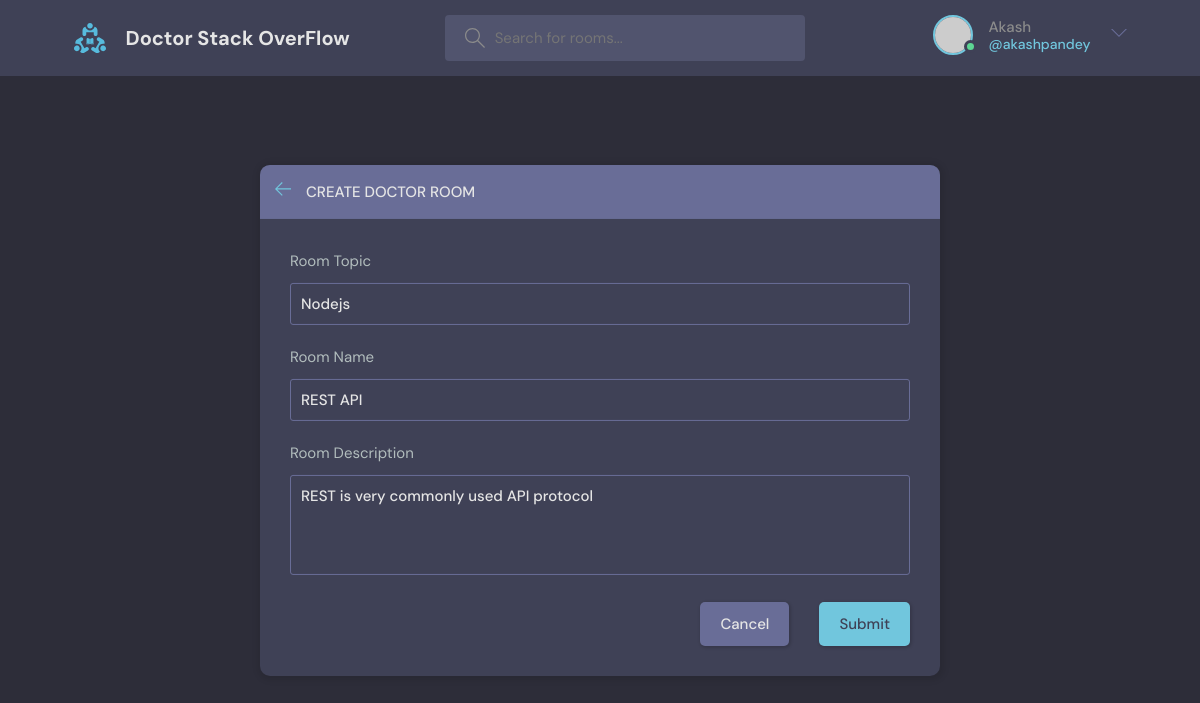
The app's page /update-room/13 (signed in) with its own data.
### base/models.py (models this page shows, shortened)
class Room(models.Model):
    host = models.ForeignKey(User, on_delete=models.SET_NULL, null=True)
    topic = models.ForeignKey(Topic, on_delete=models.SET_NULL, null=True)
    name = models.CharField(max_length=200)
    description = models.TextField(null=True, blank=True)
    participants = models.ManyToManyField(
        User, related_name='participants', blank=True)
    updated_at = models.DateTimeField(auto_now=True)
    created_at = models.DateTimeField(auto_now_add=True)
    class Meta:
        ordering = ['-updated_at', '-created_at']

class Topic(models.Model):
    name = models.CharField(max_length=200)
    def __str__(self):
        return self.name

### base/views.py (the view, shortened to what this page needs)
# urls.py: path('update-room/<str:pk>', views.updateRoom, name='update-room'),
@login_required(login_url='login')
def updateRoom(request, pk):
    room = Room.objects.get(id=pk)
    form = RoomForm(instance=room)
    topics = Topic.objects.all()
    if request.user != room.host:
        return HttpResponse('You do not have the permissions')
    context = {'room': room, 'topics': topics, 'form': form}
    return render(request, 'base/room_form.html', context)

### base/forms.py
class RoomForm(ModelForm):
    class Meta:
        model = Room
        fields = '__all__'
        exclude = ['host', 'participants']

### base/templates/base/room_form.html (shortened to what this page needs)
{%extends 'main.html' %}
{%block content%}
  <main class="create-room layout">
    <div class="container">
      <div class="layout__box">
        <div class="layout__boxHeader">
          <div class="layout__boxTitle">
            <a href="{%url 'home' %}">
              <svg version="1.1" xmlns="http://www.w3.org/2000/svg" width="32" height="32" viewBox="0 0 32 32">
                <title>arrow-left</title>
                <path
                  d="M13.723 2.286l-13.723 13.714 13.719 13.714 1.616-1.611-10.96-10.96h27.625v-2.286h-27.625l10.965-10.965-1.616-1.607z">
                </path>
              </svg>
            </a>
            <h3>Create Doctor Room</h3>
          </div>
        </div>
        <div class="layout__body">
          <form class="form" action="{%url 'create-room' %}" method="POST">
            {%for field in form%}
            {%if field.label == 'Topic'%}
            <div class="form__group">
              <label for="topic">Room {{field.label}}</label>
              <input required type="text" name="topic" value = '{{room.topic}}' list="topic-list"/>
            </div>
            {%else%}
            <div class="form__group">
              <label for="{{field.label}}">Room {{field.label}}</label>
              {{field}}
            </div>
            {%endif%}
            {%endfor%}
            <div class="form__action">
              <a class="btn btn--dark" href="{%url 'home' %}">Cancel</a>
              <button class="btn btn--main" type="submit">Submit</button>
            </div>
          </form>
        </div>
      </div>
    </div>
  </main>
{%endblock content%}

### templates/navbar.html (shortened to what this page needs)
{%load static %}
<header class="header header--loggedIn">
  <div class="container">
    <a href="{% url 'home' %}" class="header__logo">
      <img src="{% static 'images/logo.svg' %}" />
      <h1>Doctor Stack OverFlow</h1>
    </a>
    <form class="header__search" method="GET", action="{% url 'home' %}">
      <label>
        <input name = "q" placeholder="Search for rooms..." />
      </label>
    </form>
    <nav class="header__menu">
      {% if request.user.is_authenticated %}
      <div class="header__user">
        <a href="{% url 'user-profile' request.user.id %}">
          <div class="avatar avatar--medium active">
            <img src="https://randomuser.me/api/portraits/men/37.jpg" />
          </div>
          <p>{{request.user.first_name}} <span>@{{request.user.username}}</span></p>
        </a>
        <button class="dropdown-button">
          <svg version="1.1" xmlns="http://www.w3.org/2000/svg" width="32" height="32" viewBox="0 0 32 32">
            <title>chevron-down</title>
            <path d="M16 21l-13-13h-3l16 16 16-16h-3l-13 13z"></path>
          </svg>
        </button>
      </div>
      {%else %}
      <a href="{% url 'login' %}">
        <img src="{% static 'images/logo.svg' %}" />
        <p>Login</p>
      </a>
      {% endif %}
    </nav>
  </div>
</header>

### records on screen
Room: topic "Nodejs", form "REST API" "REST is very commonly used API protocol"

### other values on screen
{{ request.user.first_name }} "Akash"
{{ request.user.username }} "akashpandey"
{{ field.label }} "Topic"
{{ field.label }} "Name" "Description"
